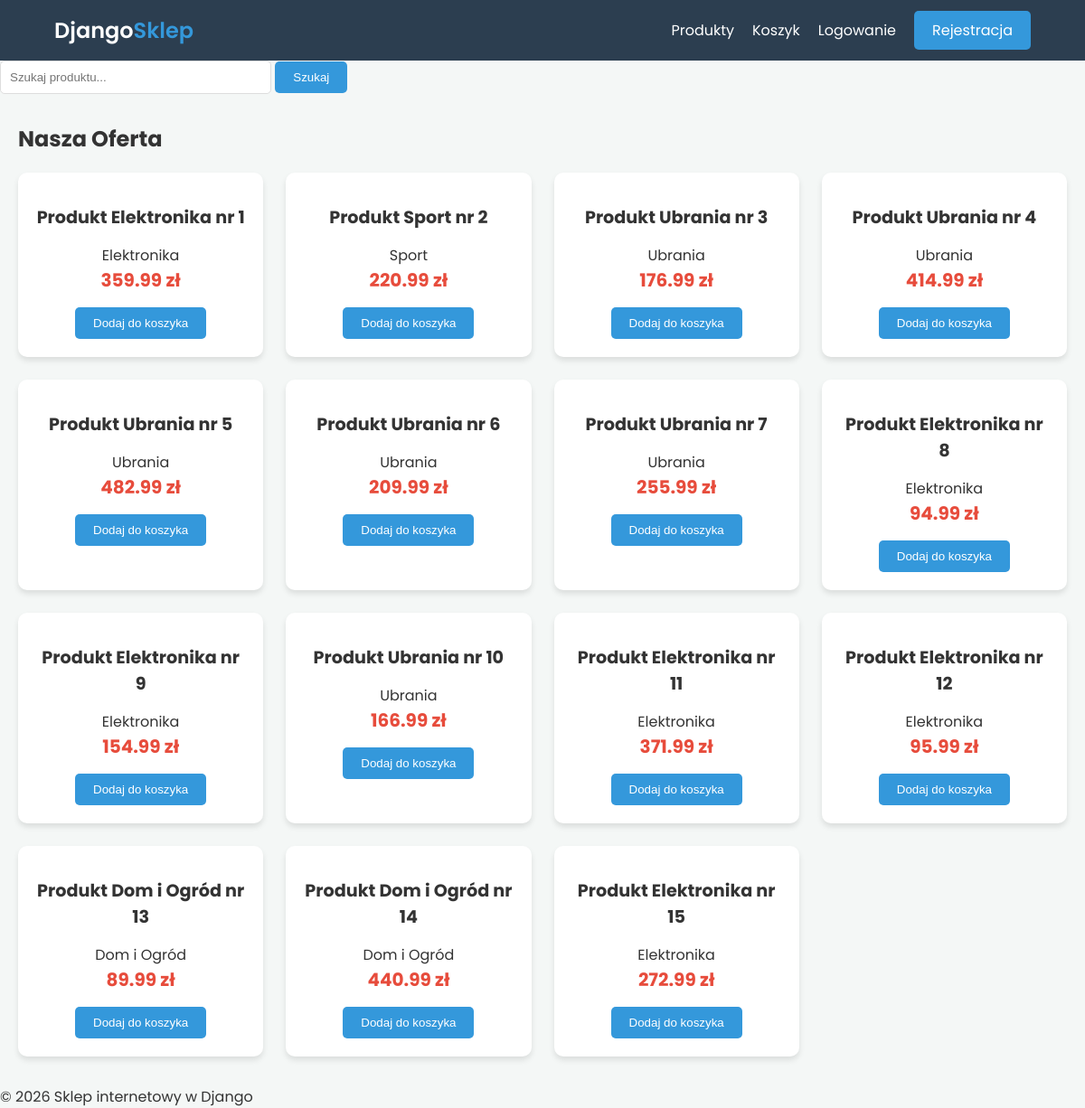
The page / on the database its author committed.
### Sklep/models.py (models this page shows, shortened)
class Product(models.Model):
    category = models.ForeignKey(Category, on_delete=models.CASCADE, related_name='products')
    tags = models.ManyToManyField(Tag, related_name='products')
    name = models.CharField(max_length=200)
    price = models.DecimalField(max_digits=10, decimal_places=2, validators=[MinValueValidator(Decimal('0.01'))])
    stock_quantity = models.IntegerField(validators=[MinValueValidator(0)])
    is_active = models.BooleanField(default=True)

class Category(models.Model):
    name = models.CharField(max_length=100)
    slug = models.SlugField(unique=True)

### Sklep/views.py (the view)
# urls.py: path('', views.product_list, name='Panel_glowny'),
def product_list(request):
    query = request.GET.get('q') # pobiera frazę z paska wyszukiwania
    products = Product.objects.filter(is_active=True)
    if query:
        products = products.filter(
            Q(name__icontains=query) | Q(category__name__icontains=query)
        )
    return render(request, 'Sklep/Panel_glowny.html', {'products': products})

### Sklep/cart.py (called while the page is built)
    def __len__(self):
        return sum(item['quantity'] for item in self.cart.values())

### Sklep/context_processors.py (called while the page is built)
def cart(request):
    return {'cart': Cart(request)}

### Sklep/templates/sklep/Panel_glowny.html (shortened to what this page needs)
{% extends 'sklep/base.html' %}
{% block content %}
<h2>Nasza Oferta</h2>
<div class="product-grid">
    {% for product in products %}
    <div class="product-card">
        <h3>{{ product.name }}</h3>
        <p class="category">{{ product.category.name }}</p>
        <p class="price">{{ product.price }} zł</p>
        <form action="{% url 'cart_add' product.id %}" method="post">
            <button type="submit" class="btn-primary">
                Dodaj do koszyka
            </button>
        </form>
    </div>
    {% endfor %}
</div>
{% endblock %}

### Sklep/templates/sklep/base.html (shortened to what this page needs)
{% load static %}
<!DOCTYPE html>
<html lang="pl">
<head>
    <link rel="stylesheet" href="{% static 'style.css' %}">
</head>
<body>
    <header>
        <nav class="navbar">
            <a href="{% url 'Panel_glowny' %}" class="logo">Django<span>Sklep</span></a>
            <ul class="nav-links">
                <li><a href="{% url 'Panel_glowny' %}">Produkty</a></li>
                <li>
                    <a href="{% url 'cart_detail' %}">
                        Koszyk
                    </a>
                </li>
                {% if user.is_authenticated %}
                    <li>
                        <a href="{% url 'user_orders' %}" style="font-weight: bold;">Moje Zamówienia</a>
                    </li>
                    <li><span>Witaj, {{ user.username }}</span></li>
                    <li>
                        <form action="{% url 'logout' %}" method="post" style="display:inline;">
                            {% csrf_token %}
                            <button type="submit" class="btn-logout">Wyloguj</button>
                        </form>
                    </li>
                {% else %}
                    <li><a href="{% url 'login' %}">Logowanie</a></li>
                    <li><a href="{% url 'register' %}" class="btn-primary">Rejestracja</a></li>
                {% endif %}
            </ul>
        </nav>
    </header>
    <form method="get" action="{% url 'Panel_glowny' %}" style="margin-bottom: 20px;">
        <input type="text" name="q" placeholder="Szukaj produktu..." value="{{ request.GET.q }}">
        <button type="submit">Szukaj</button>
    </form>
    <main class="container">
        {% block content %}
        {% endblock %}
    </main>
    <footer>
        <p>&copy; 2026 Sklep internetowy w Django</p>
    </footer>
</body>
</html>

### Sklep/static/style.css (style rules this page uses)
* { margin: 0; padding: 0; box-sizing: border-box; }
body { font-family: 'Poppins', sans-serif; background-color: #f4f7f6; color: #333; min-height: 100vh; }
.container { max-width: 1200px; margin: 2rem auto; padding: 0 20px; }
.navbar { background: #2c3e50; color: white; display: flex; justify-content: space-between; align-items: center; padding: 1rem 5%; }
.logo { font-size: 1.5rem; font-weight: 600; color: white; text-decoration: none; }
.logo span { color: #3498db; }
.nav-links { list-style: none; display: flex; align-items: center; }
.nav-links li { margin-left: 20px; }
.nav-links a { color: white; text-decoration: none; transition: 0.3s; }
.product-grid { display: grid; grid-template-columns: repeat(auto-fill, minmax(250px, 1fr)); gap: 25px; margin-top: 20px; }
.product-card { background: white; border-radius: 10px; padding: 20px; text-align: center; box-shadow: 0 4px 6px rgba(0,0,0,0.1); transition: transform 0.3s; }
.product-card h3 { margin: 15px 0; font-size: 1.2rem; }
.price { color: #e74c3c; font-size: 1.25rem; font-weight: bold; margin-bottom: 15px; }
.btn-primary { background: #3498db; color: white; padding: 10px 20px; border-radius: 5px; text-decoration: none; border: none; cursor: pointer; }
input[name="q"] { padding: 10px; border: 1px solid #ddd; border-radius: 5px; width: 100%; max-width: 300px; }
button[type="submit"] { padding: 10px 20px; background: #3498db; color: white; border: none; border-radius: 5px; cursor: pointer; transition: 0.3s; }

### rows shown on the page
Product: name "Produkt Elektronika nr 1", category.name "Elektronika", price "359.99"
Product: name "Produkt Sport nr 2", category.name "Sport", price "220.99"
Product: name "Produkt Ubrania nr 3", category.name "Ubrania", price "176.99"
Product: name "Produkt Ubrania nr 4", category.name "Ubrania", price "414.99"
Product: name "Produkt Ubrania nr 5", category.name "Ubrania", price "482.99"
Product: name "Produkt Ubrania nr 6", category.name "Ubrania", price "209.99"
Product: name "Produkt Ubrania nr 7", category.name "Ubrania", price "255.99"
Product: name "Produkt Elektronika nr 8", category.name "Elektronika", price "94.99"
Product: name "Produkt Elektronika nr 9", category.name "Elektronika", price "154.99"
Product: name "Produkt Ubrania nr 10", category.name "Ubrania", price "166.99"
Product: name "Produkt Elektronika nr 11", category.name "Elektronika", price "371.99"
Product: name "Produkt Elektronika nr 12", category.name "Elektronika", price "95.99"
Product: name "Produkt Dom i Ogród nr 13", category.name "Dom i Ogród", price "89.99"
Product: name "Produkt Dom i Ogród nr 14", category.name "Dom i Ogród", price "440.99"
Product: name "Produkt Elektronika nr 15", category.name "Elektronika", price "272.99"
